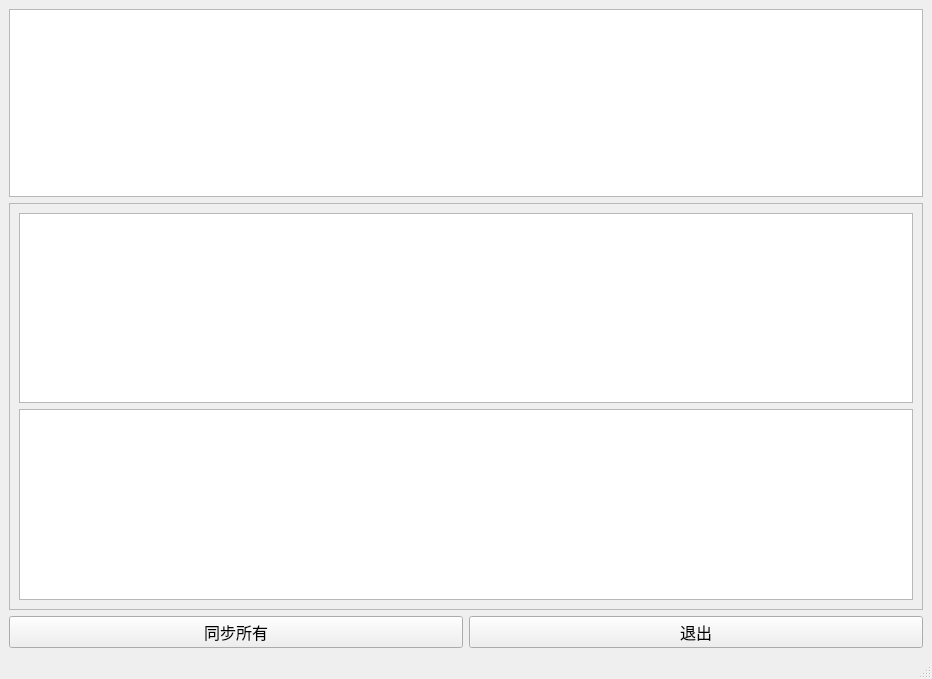
<?xml version="1.0" encoding="UTF-8"?>
<ui version="4.0">
 <class>MainWindow</class>
 <widget class="QMainWindow" name="MainWindow">
  <property name="geometry">
   <rect>
    <x>0</x>
    <y>0</y>
    <width>932</width>
    <height>679</height>
   </rect>
  </property>
  <property name="windowTitle">
   <string>MainWindow</string>
  </property>
  <widget class="QWidget" name="centralwidget">
   <layout class="QGridLayout" name="gridLayout_2">
    <item row="0" column="0" colspan="2">
     <widget class="QTableWidget" name="rule_tableWidget"/>
    </item>
    <item row="1" column="0" colspan="2">
     <widget class="QFrame" name="file_frame">
      <property name="frameShape">
       <enum>QFrame::StyledPanel</enum>
      </property>
      <property name="frameShadow">
       <enum>QFrame::Raised</enum>
      </property>
      <layout class="QGridLayout" name="gridLayout">
       <item row="1" column="1">
        <widget class="QTreeView" name="file2_treeView"/>
       </item>
       <item row="0" column="1">
        <widget class="QTreeView" name="file1_treeView"/>
       </item>
      </layout>
     </widget>
    </item>
    <item row="2" column="0">
     <widget class="QPushButton" name="sync_pushButton">
      <property name="font">
       <font>
        <family>微软雅黑</family>
        <pointsize>12</pointsize>
       </font>
      </property>
      <property name="text">
       <string>同步所有</string>
      </property>
     </widget>
    </item>
    <item row="2" column="1">
     <widget class="QPushButton" name="exit_pushButton">
      <property name="font">
       <font>
        <family>微软雅黑</family>
        <pointsize>12</pointsize>
       </font>
      </property>
      <property name="text">
       <string>退出</string>
      </property>
     </widget>
    </item>
   </layout>
  </widget>
  <widget class="QStatusBar" name="statusbar"/>
 </widget>
 <resources/>
 <connections/>
</ui>
